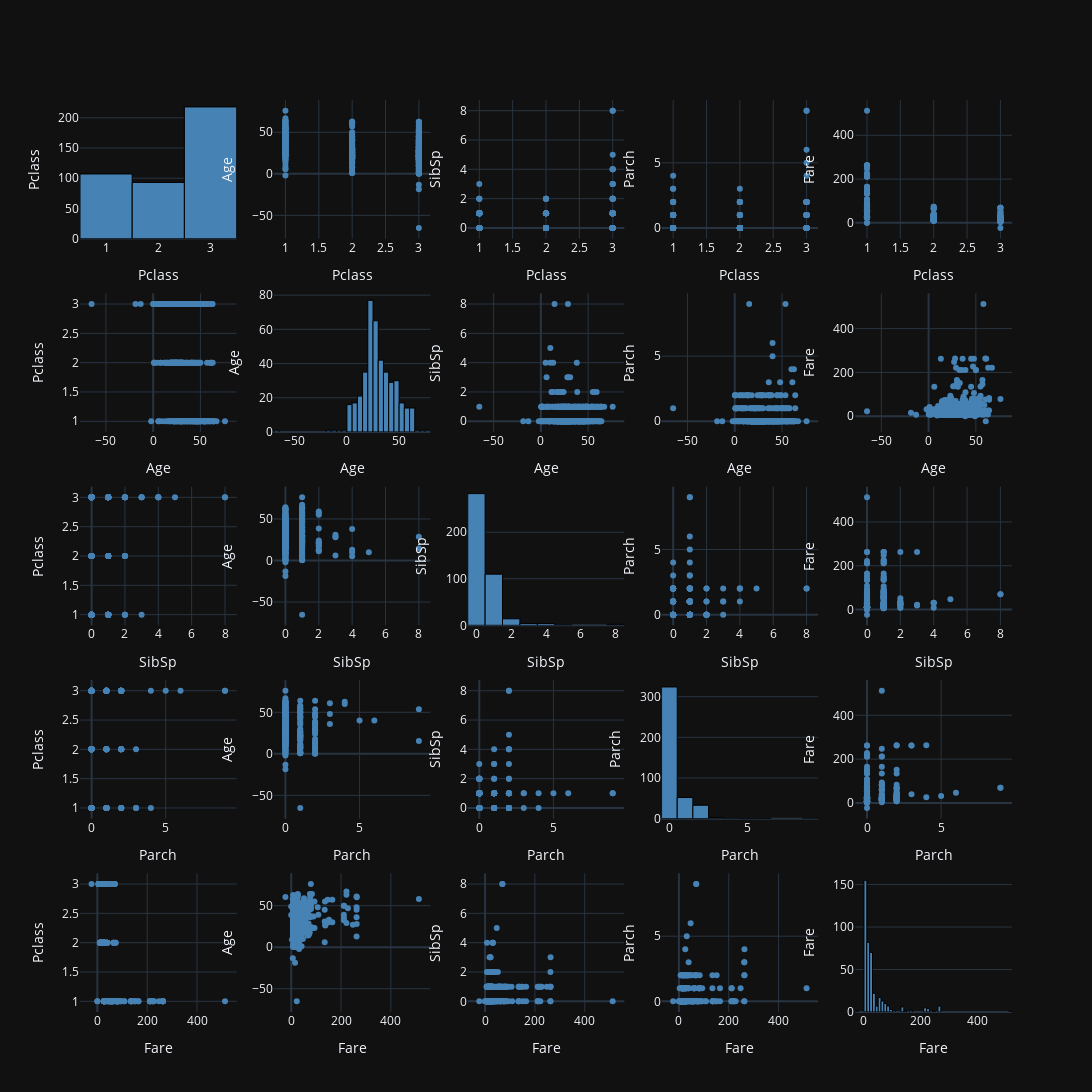

Write notebook code for a chart like this one.
### Markdown cell above
#### MATRIZ DE DISPERSIÓN CON DATOS DE TEST

### Code cell
# Matriz de dispersión 
fig = make_subplots(cols=len(numeric_columns), rows=len(numeric_columns))

for i, value_x in enumerate(numeric_columns):
    for j, value_y in enumerate(numeric_columns):
        if i == j:
            fig.add_trace(
                go.Histogram(
                    x=test[value_x],
                    marker=dict(
                        color="steelblue",
                        line=dict(color="black", width=1)
                    )
                ),
                row=i + 1,
                col=j + 1,
            )
            fig.update_xaxes(title_text=value_x, row=i + 1, col=j + 1)
            fig.update_yaxes(title_text=value_x, row=i + 1, col=j + 1)
        else:
            fig.add_trace(
                go.Scatter(
                    x=test[value_x],
                    y=test[value_y],
                    mode="markers",
                    marker=dict(color="steelblue")
                ),
                row=i + 1,
                col=j + 1,
            )
            fig.update_xaxes(title_text=value_x, row=i + 1, col=j + 1)
            fig.update_yaxes(title_text=value_y, row=i + 1, col=j + 1)

fig.update_layout(showlegend=False)
fig.update_layout(
    template="plotly_dark",
    width=1800,
    height=1800
)
fig.show()

### Figure 1 — Plotly figure (JSON) as saved in the notebook; plotly's stock layout.template omitted (floating-point values rounded to 4 significant figures; data arrays with more than 128 entries replaced by an {"elided": "..."} marker saying what was removed)
{"data": [{"marker": {"color": "steelblue", "line": {"color": "black", "width": 1}}, "type": "histogram", "x": {"elided": "418 int values"}, "xaxis": "x", "yaxis": "y"}, {"marker": {"color": "steelblue"}, "mode": "markers", "type": "scatter", "x": {"elided": "418 int values"}, "xaxis": "x2", "y": {"elided": "418 float values"}, "yaxis": "y2"}, {"marker": {"color": "steelblue"}, "mode": "markers", "type": "scatter", "x": {"elided": "418 int values"}, "xaxis": "x3", "y": {"elided": "418 int values"}, "yaxis": "y3"}, {"marker": {"color": "steelblue"}, "mode": "markers", "type": "scatter", "x": {"elided": "418 int values"}, "xaxis": "x4", "y": {"elided": "418 int values"}, "yaxis": "y4"}, {"marker": {"color": "steelblue"}, "mode": "markers", "type": "scatter", "x": {"elided": "418 int values"}, "xaxis": "x5", "y": {"elided": "418 float values"}, "yaxis": "y5"}, {"marker": {"color": "steelblue"}, "mode": "markers", "type": "scatter", "x": {"elided": "418 float values"}, "xaxis": "x6", "y": {"elided": "418 int values"}, "yaxis": "y6"}, {"marker": {"color": "steelblue", "line": {"color": "black", "width": 1}}, "type": "histogram", "x": {"elided": "418 float values"}, "xaxis": "x7", "yaxis": "y7"}, {"marker": {"color": "steelblue"}, "mode": "markers", "type": "scatter", "x": {"elided": "418 float values"}, "xaxis": "x8", "y": {"elided": "418 int values"}, "yaxis": "y8"}, {"marker": {"color": "steelblue"}, "mode": "markers", "type": "scatter", "x": {"elided": "418 float values"}, "xaxis": "x9", "y": {"elided": "418 int values"}, "yaxis": "y9"}, {"marker": {"color": "steelblue"}, "mode": "markers", "type": "scatter", "x": {"elided": "418 float values"}, "xaxis": "x10", "y": {"elided": "418 float values"}, "yaxis": "y10"}, {"marker": {"color": "steelblue"}, "mode": "markers", "type": "scatter", "x": {"elided": "418 int values"}, "xaxis": "x11", "y": {"elided": "418 int values"}, "yaxis": "y11"}, {"marker": {"color": "steelblue"}, "mode": "markers", "type": "scatter", "x": {"elided": "418 int values"}, "xaxis": "x12", "y": {"elided": "418 float values"}, "yaxis": "y12"}, {"marker": {"color": "steelblue", "line": {"color": "black", "width": 1}}, "type": "histogram", "x": {"elided": "418 int values"}, "xaxis": "x13", "yaxis": "y13"}, {"marker": {"color": "steelblue"}, "mode": "markers", "type": "scatter", "x": {"elided": "418 int values"}, "xaxis": "x14", "y": {"elided": "418 int values"}, "yaxis": "y14"}, {"marker": {"color": "steelblue"}, "mode": "markers", "type": "scatter", "x": {"elided": "418 int values"}, "xaxis": "x15", "y": {"elided": "418 float values"}, "yaxis": "y15"}, {"marker": {"color": "steelblue"}, "mode": "markers", "type": "scatter", "x": {"elided": "418 int values"}, "xaxis": "x16", "y": {"elided": "418 int values"}, "yaxis": "y16"}, {"marker": {"color": "steelblue"}, "mode": "markers", "type": "scatter", "x": {"elided": "418 int values"}, "xaxis": "x17", "y": {"elided": "418 float values"}, "yaxis": "y17"}, {"marker": {"color": "steelblue"}, "mode": "markers", "type": "scatter", "x": {"elided": "418 int values"}, "xaxis": "x18", "y": {"elided": "418 int values"}, "yaxis": "y18"}, {"marker": {"color": "steelblue", "line": {"color": "black", "width": 1}}, "type": "histogram", "x": {"elided": "418 int values"}, "xaxis": "x19", "yaxis": "y19"}, {"marker": {"color": "steelblue"}, "mode": "markers", "type": "scatter", "x": {"elided": "418 int values"}, "xaxis": "x20", "y": {"elided": "418 float values"}, "yaxis": "y20"}, {"marker": {"color": "steelblue"}, "mode": "markers", "type": "scatter", "x": {"elided": "418 float values"}, "xaxis": "x21", "y": {"elided": "418 int values"}, "yaxis": "y21"}, {"marker": {"color": "steelblue"}, "mode": "markers", "type": "scatter", "x": {"elided": "418 float values"}, "xaxis": "x22", "y": {"elided": "418 float values"}, "yaxis": "y22"}, {"marker": {"color": "steelblue"}, "mode": "markers", "type": "scatter", "x": {"elided": "418 float values"}, "xaxis": "x23", "y": {"elided": "418 int values"}, "yaxis": "y23"}, {"marker": {"color": "steelblue"}, "mode": "markers", "type": "scatter", "x": {"elided": "418 float values"}, "xaxis": "x24", "y": {"elided": "418 int values"}, "yaxis": "y24"}, {"marker": {"color": "steelblue", "line": {"color": "black", "width": 1}}, "type": "histogram", "x": {"elided": "418 float values"}, "xaxis": "x25", "yaxis": "y25"}], "layout": {"height": 1800, "showlegend": false, "width": 1800, "xaxis": {"anchor": "y", "domain": [0, 0.168], "title": {"text": "Pclass"}}, "xaxis10": {"anchor": "y10", "domain": [0.832, 1], "title": {"text": "Age"}}, "xaxis11": {"anchor": "y11", "domain": [0, 0.168], "title": {"text": "SibSp"}}, "xaxis12": {"anchor": "y12", "domain": [0.208, 0.376], "title": {"text": "SibSp"}}, "xaxis13": {"anchor": "y13", "domain": [0.416, 0.584], "title": {"text": "SibSp"}}, "xaxis14": {"anchor": "y14", "domain": [0.624, 0.792], "title": {"text": "SibSp"}}, "xaxis15": {"anchor": "y15", "domain": [0.832, 1], "title": {"text": "SibSp"}}, "xaxis16": {"anchor": "y16", "domain": [0, 0.168], "title": {"text": "Parch"}}, "xaxis17": {"anchor": "y17", "domain": [0.208, 0.376], "title": {"text": "Parch"}}, "xaxis18": {"anchor": "y18", "domain": [0.416, 0.584], "title": {"text": "Parch"}}, "xaxis19": {"anchor": "y19", "domain": [0.624, 0.792], "title": {"text": "Parch"}}, "xaxis2": {"anchor": "y2", "domain": [0.208, 0.376], "title": {"text": "Pclass"}}, "xaxis20": {"anchor": "y20", "domain": [0.832, 1], "title": {"text": "Parch"}}, "xaxis21": {"anchor": "y21", "domain": [0, 0.168], "title": {"text": "Fare"}}, "xaxis22": {"anchor": "y22", "domain": [0.208, 0.376], "title": {"text": "Fare"}}, "xaxis23": {"anchor": "y23", "domain": [0.416, 0.584], "title": {"text": "Fare"}}, "xaxis24": {"anchor": "y24", "domain": [0.624, 0.792], "title": {"text": "Fare"}}, "xaxis25": {"anchor": "y25", "domain": [0.832, 1], "title": {"text": "Fare"}}, "xaxis3": {"anchor": "y3", "domain": [0.416, 0.584], "title": {"text": "Pclass"}}, "xaxis4": {"anchor": "y4", "domain": [0.624, 0.792], "title": {"text": "Pclass"}}, "xaxis5": {"anchor": "y5", "domain": [0.832, 1], "title": {"text": "Pclass"}}, "xaxis6": {"anchor": "y6", "domain": [0, 0.168], "title": {"text": "Age"}}, "xaxis7": {"anchor": "y7", "domain": [0.208, 0.376], "title": {"text": "Age"}}, "xaxis8": {"anchor": "y8", "domain": [0.416, 0.584], "title": {"text": "Age"}}, "xaxis9": {"anchor": "y9", "domain": [0.624, 0.792], "title": {"text": "Age"}}, "yaxis": {"anchor": "x", "domain": [0.848, 1], "title": {"text": "Pclass"}}, "yaxis10": {"anchor": "x10", "domain": [0.636, 0.788], "title": {"text": "Fare"}}, "yaxis11": {"anchor": "x11", "domain": [0.424, 0.576], "title": {"text": "Pclass"}}, "yaxis12": {"anchor": "x12", "domain": [0.424, 0.576], "title": {"text": "Age"}}, "yaxis13": {"anchor": "x13", "domain": [0.424, 0.576], "title": {"text": "SibSp"}}, "yaxis14": {"anchor": "x14", "domain": [0.424, 0.576], "title": {"text": "Parch"}}, "yaxis15": {"anchor": "x15", "domain": [0.424, 0.576], "title": {"text": "Fare"}}, "yaxis16": {"anchor": "x16", "domain": [0.212, 0.364], "title": {"text": "Pclass"}}, "yaxis17": {"anchor": "x17", "domain": [0.212, 0.364], "title": {"text": "Age"}}, "yaxis18": {"anchor": "x18", "domain": [0.212, 0.364], "title": {"text": "SibSp"}}, "yaxis19": {"anchor": "x19", "domain": [0.212, 0.364], "title": {"text": "Parch"}}, "yaxis2": {"anchor": "x2", "domain": [0.848, 1], "title": {"text": "Age"}}, "yaxis20": {"anchor": "x20", "domain": [0.212, 0.364], "title": {"text": "Fare"}}, "yaxis21": {"anchor": "x21", "domain": [0, 0.152], "title": {"text": "Pclass"}}, "yaxis22": {"anchor": "x22", "domain": [0, 0.152], "title": {"text": "Age"}}, "yaxis23": {"anchor": "x23", "domain": [0, 0.152], "title": {"text": "SibSp"}}, "yaxis24": {"anchor": "x24", "domain": [0, 0.152], "title": {"text": "Parch"}}, "yaxis25": {"anchor": "x25", "domain": [0, 0.152], "title": {"text": "Fare"}}, "yaxis3": {"anchor": "x3", "domain": [0.848, 1], "title": {"text": "SibSp"}}, "yaxis4": {"anchor": "x4", "domain": [0.848, 1], "title": {"text": "Parch"}}, "yaxis5": {"anchor": "x5", "domain": [0.848, 1], "title": {"text": "Fare"}}, "yaxis6": {"anchor": "x6", "domain": [0.636, 0.788], "title": {"text": "Pclass"}}, "yaxis7": {"anchor": "x7", "domain": [0.636, 0.788], "title": {"text": "Age"}}, "yaxis8": {"anchor": "x8", "domain": [0.636, 0.788], "title": {"text": "SibSp"}}, "yaxis9": {"anchor": "x9", "domain": [0.636, 0.788], "title": {"text": "Parch"}}}}
